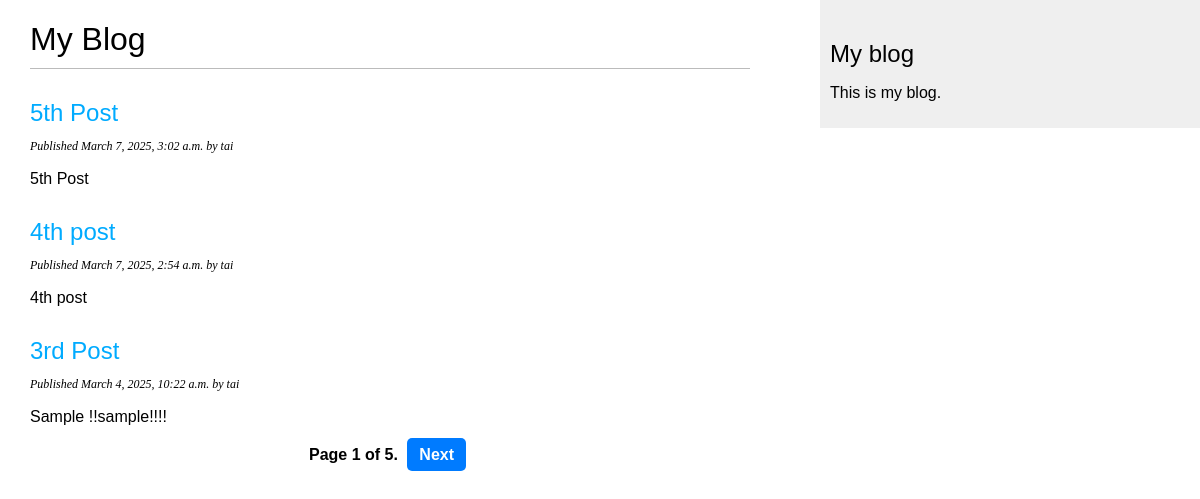
Screenshot of /blog/ with the database file from the repository.
### blog/models.py (models this page shows, shortened)
class Post(models.Model):
    STATUS_CHOICES = (
        ('draft', 'Draft'),
        ('published', 'Published'),
    )
    title = models.CharField(max_length=250)
    slug = models.SlugField(max_length=250, unique_for_date='publish')
    author = models.ForeignKey(User, on_delete=models.CASCADE, related_name='blog_posts')
    body = models.TextField()
    publish = models.DateTimeField(default=timezone.now)
    created = models.DateTimeField(auto_now_add=True)
    updated = models.DateTimeField(auto_now=True)
    status = models.CharField(max_length=10, choices=STATUS_CHOICES, default='published')
    objects = models.Manager()  # Default manager
    published = PostManager()   # Custom manager for published posts
    class Meta:
        ordering = ('-publish',)
    def get_absolute_url(self):
        if not self.slug:
            return "#"  # Prevent errors if slug is missing
        return reverse('blog:post_detail', args=[self.publish.year, self.publish.month, self.publish.day, self.slug])

### blog/views.py (the view)
# urls.py: path('', views.post_list, name='post_list'),
def post_list(request):
    object_list = Post.published.all()  # Ensure this gets all published posts
    print(f"Total published posts: {object_list.count()}")  # Debugging
    paginator = Paginator(object_list, 3)  # 3 posts per page
    page = request.GET.get('page')
    try:
        posts = paginator.page(page)
    except PageNotAnInteger:
        posts = paginator.page(1)
    except EmptyPage:
        posts = paginator.page(paginator.num_pages)
    print(f"Current page: {page}, Posts on this page: {len(posts)}")  # Debugging
    return render(request, 'blog/post/list.html', {'page': page, 'posts': posts})

### blog/models.py (called while the page is built)
    def get_queryset(self):
        return super().get_queryset().filter(status='published')

### blog/templates/blog/post/list.html (shortened to what this page needs)
{% extends "blog/base.html" %}
{% block content %}
    <h1>My Blog</h1>
    {% for post in posts %}
        <h2>
            <a href="{{ post.get_absolute_url }}">
                {{ post.title }}
            </a>
        </h2>
        <p class="date">
            Published {{ post.publish }} by {{ post.author }}
        </p>
        <p>{{ post.body|truncatewords:30|linebreaks }}</p>
    {% empty %}
        <p>No posts available.</p>
    {% endfor %}
    {% include "pagination.html" with page=posts %}
{% endblock %}

### blog/templates/blog/base.html (shortened to what this page needs)
{% load static %}
<!DOCTYPE html>
<html>
<head>
    <link href="{% static 'css/blog.css' %}" rel="stylesheet">
</head>
<body>
    <div id="content">
        {% block content %}
        {% endblock %}
    </div>
    <div id="sidebar">
        <h2>My blog</h2>
        <p>This is my blog.</p>
    </div>
</body>
</html>

### blog/templates/pagination.html (shortened to what this page needs)
<div class="pagination">
    <span class="step-links">
        <span class="current">
            Page {{ page.number }} of {{ page.paginator.num_pages }}.
        </span>
        {% if page.has_next %}
            <a href="?page={{ page.next_page_number }}">Next</a>
        {% endif %}
    </span>
</div>

### blog/static/css/blog.css (style rules this page uses)
body { margin: 0; padding: 0; font-family: helvetica, sans-serif; }
a { color: #00abff; text-decoration: none; }
h1 { font-weight: normal; border-bottom: 1px solid #bbb; padding: 0 0 10px 0; }
h2 { font-weight: normal; margin: 30px 0 0; }
#content { float: left; width: 60%; padding: 0 0 0 30px; }
#sidebar { float: right; width: 30%; padding: 10px; background: #efefef; height: 100%; }
p.date { color: #000000; font-family: georgia, serif; font-size: 12px; font-style: italic; }
.pagination { margin: 40px 0; font-weight: bold; }
.pagination { text-align: center; margin: 20px 0; }
.pagination .step-links a { padding: 8px 12px; margin: 5px; text-decoration: none; background: #007bff; color: white; border-radius: 5px; }

### rows the page displays
Post: title "5th Post", publish "March 7, 2025, 3:02 a.m.", author "tai", body "5th Post"
Post: title "4th post", publish "March 7, 2025, 2:54 a.m.", author "tai", body "4th post"
Post: title "3rd Post", publish "March 4, 2025, 10:22 a.m.", author "tai", body "Sample !!sample!!!!"

### other values shown
{{ page.number }} "1"
{{ page.paginator.num_pages }} "5"
